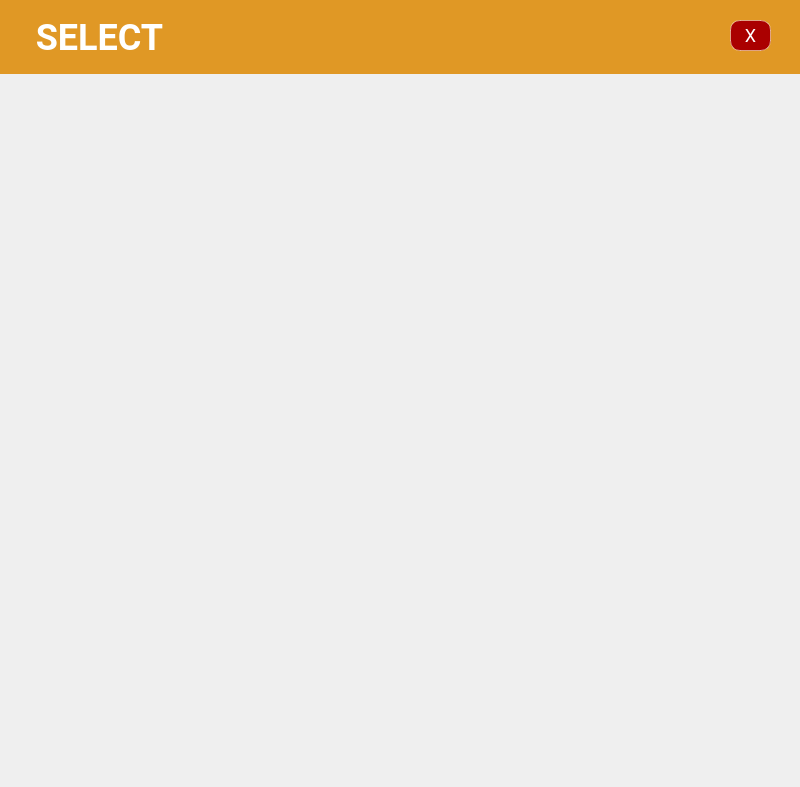
<?xml version="1.0" encoding="UTF-8"?>
<ui version="4.0">
 <class>Form</class>
 <widget class="QWidget" name="Form">
  <property name="geometry">
   <rect>
    <x>0</x>
    <y>0</y>
    <width>800</width>
    <height>787</height>
   </rect>
  </property>
  <property name="windowTitle">
   <string>Form</string>
  </property>
  <widget class="QPushButton" name="pushButton_8">
   <property name="geometry">
    <rect>
     <x>730</x>
     <y>30</y>
     <width>41</width>
     <height>31</height>
    </rect>
   </property>
   <property name="styleSheet">
    <string notr="true">background: #AA0000;
border: 0.5px solid rgba(255, 255, 255, 0.48);
box-sizing: border-box;
border-radius: 10px;
transform: matrix(1, 0, 0, 1, 0, 0);

font-family: Roboto;
font-style: normal;
font-weight: normal;
font-size: 18px;
line-height: 28px;

color: #FFFFFF;</string>
   </property>
   <property name="text">
    <string>X</string>
   </property>
  </widget>
  <widget class="QLabel" name="label_18">
   <property name="geometry">
    <rect>
     <x>0</x>
     <y>0</y>
     <width>800</width>
     <height>74</height>
    </rect>
   </property>
   <property name="styleSheet">
    <string notr="true">font-family: Roboto;
font-style: normal;
font-weight: bold;
font-size: 36px;
line-height: 42px;

color: #FFFFFF;
background-color: #E09825;</string>
   </property>
   <property name="text">
    <string>    SELECT</string>
   </property>
  </widget>
  <widget class="QPushButton" name="pushButton_9">
   <property name="geometry">
    <rect>
     <x>730</x>
     <y>20</y>
     <width>41</width>
     <height>31</height>
    </rect>
   </property>
   <property name="styleSheet">
    <string notr="true">background: #AA0000;
border: 0.5px solid rgba(255, 255, 255, 0.48);
box-sizing: border-box;
border-radius: 10px;
transform: matrix(1, 0, 0, 1, 0, 0);

font-family: Roboto;
font-style: normal;
font-weight: normal;
font-size: 18px;
line-height: 28px;

color: #FFFFFF;</string>
   </property>
   <property name="text">
    <string>X</string>
   </property>
  </widget>
  <widget class="QPushButton" name="pushButton">
   <property name="geometry">
    <rect>
     <x>20</x>
     <y>380</y>
     <width>65</width>
     <height>65</height>
    </rect>
   </property>
   <property name="styleSheet">
    <string notr="true">border-image: url(:/prefijoNuevo/back.png);
border-radius:30px</string>
   </property>
   <property name="text">
    <string/>
   </property>
  </widget>
  <widget class="QPushButton" name="pushButton_2">
   <property name="geometry">
    <rect>
     <x>710</x>
     <y>380</y>
     <width>65</width>
     <height>65</height>
    </rect>
   </property>
   <property name="styleSheet">
    <string notr="true">border-image: url(:/thrash/thrash2.png);
border-radius:30px</string>
   </property>
   <property name="text">
    <string/>
   </property>
  </widget>
 </widget>
 <resources>
  <include location="test.qrc"/>
 </resources>
 <connections/>
</ui>
